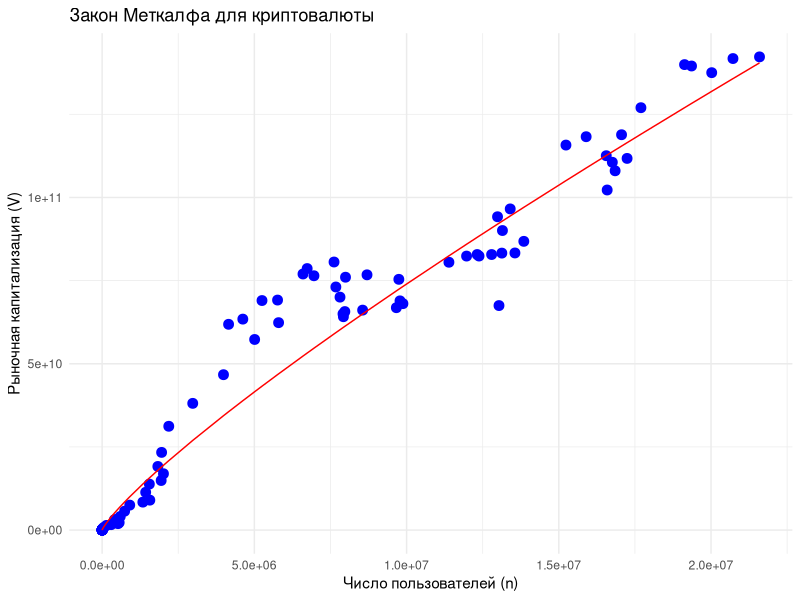

Write the R code that produced this figure.
# Установка и загрузка необходимых библиотек
#install.packages("dplyr")  # Для обработки данных
#install.packages("ggplot2")  # Для визуализации
library(dplyr)
library(ggplot2)
Sys.setlocale("LC_ALL", "Russian")

# выгрузка данных
data <- read.csv("tether.csv", sep=";", dec=".", header=TRUE)
data <- data %>%
  mutate(log_n = log(data$ActiveUsersMonthly),
         log_V = log(data$MarketCapFullyDiluted))

# Линейная регрессия: log(V) ~ log(n)
model <- lm(log_V ~ log_n, data = data)
summary(model)

# Коэффициенты модели
k_log <- coef(model)[1]  # log(k)
slope <- coef(model)[2]  # Должно быть около 2 по закону Меткалфа
k <- exp(k_log)          # Обратное преобразование для получения k

# Предсказанные значения
data$predicted_V <- exp(predict(model))

# Вывод результатов
cat("Коэффициент k:", k, "\n")
cat("Наклон (должен быть близок к 2):", slope, "\n")

# Визуализация
ggplot(data, aes(x = data$ActiveUsersMonthly, y = data$MarketCapFullyDiluted)) +
  geom_point(color = "blue", size = 3) +  # Точки данных
  geom_line(aes(y = predicted_V), color = "red") +  # Предсказанная кривая
  labs(title = "Закон Меткалфа для криптовалюты",
       x = "Число пользователей (n)",
       y = "Рыночная капитализация (V)") +
  theme_minimal()

